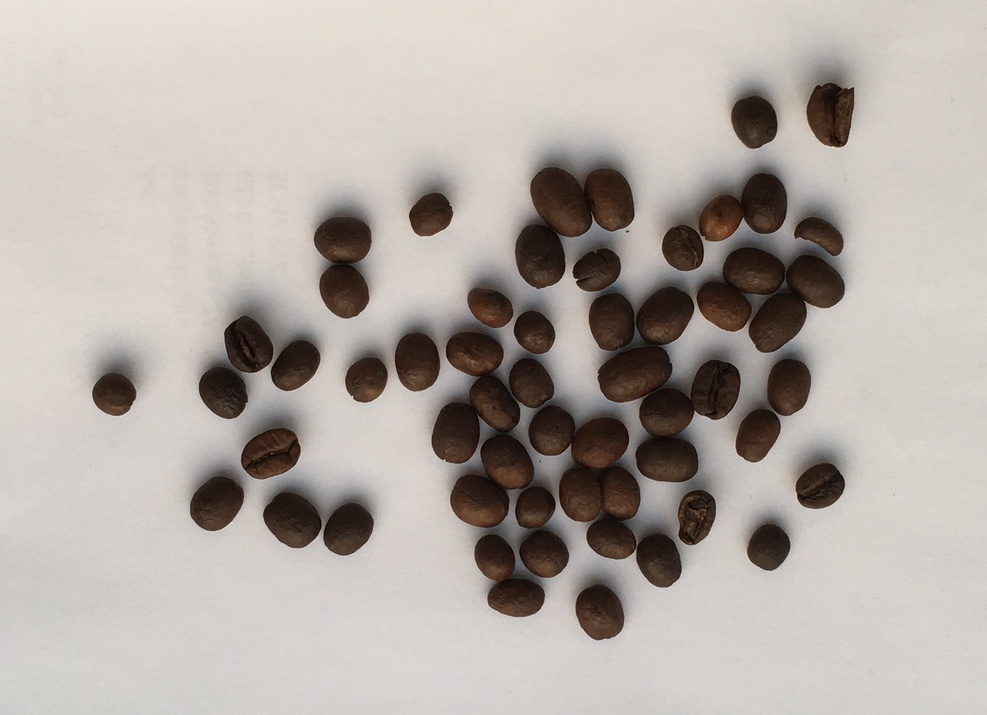
#> input picture exercises/release/exercise08/data/IMG_4272.JPG, 987 x 715 px, shrunk from 1870 x 1354 before the run
$ jupyter execute --allow-errors '04 Image analysis - bean counting.ipynb'   (older library calls are emulated)
#> lines starting #> are read from the running program, lines starting #| are printed output that depends on the picture
## Bean counting using connected components and more to do multiple object detection

Now we have an image of many coffee beans and we want to count the number of coffee beans in the image.

[cell 1]
import numpy as np
import matplotlib.pyplot as plt
import scipy.misc
from scipy import ndimage
import imageio

[cell 2]
im_rgb = imageio.imread('data/IMG_4272.JPG')
#> im_rgb is the input picture: shape (715, 987, 3); mean R, G, B 178.9, 171.7, 165.6
original_gray = im_rgb[:,:,1] # take green channel to make grayscale image
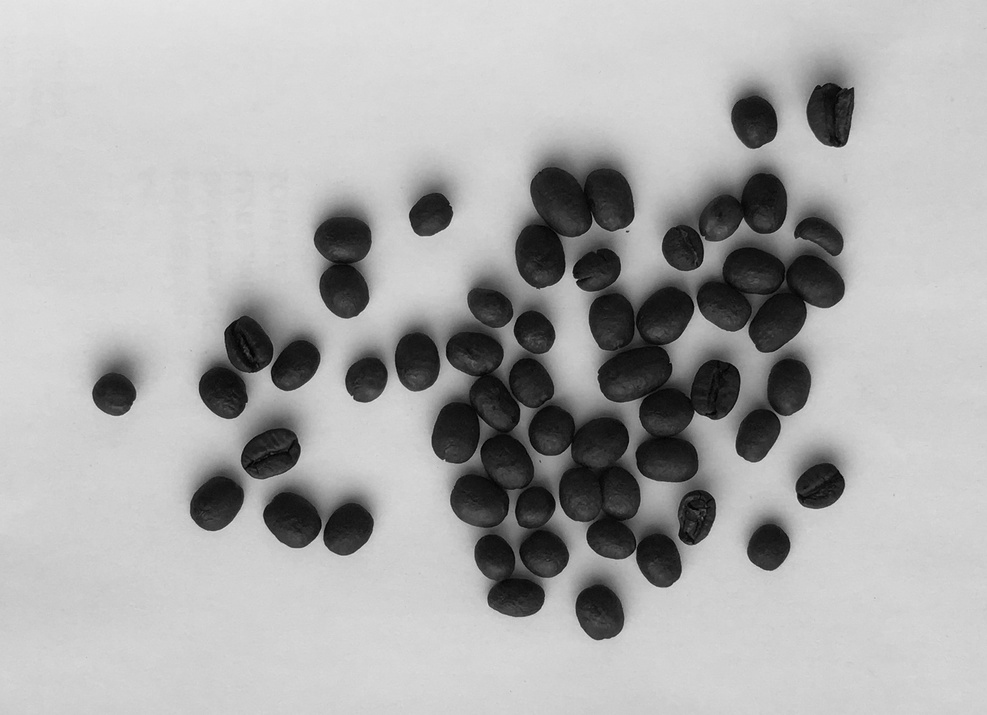
#> original_gray: shape (715, 987); min 0, max 230, mean 171.7

[cell 3]
plt.imshow(original_gray, cmap='gray')
plt.colorbar();
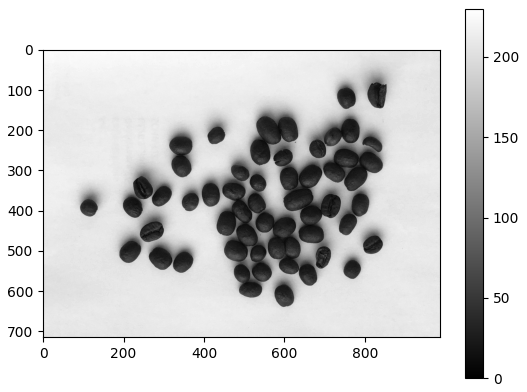
#> figure drawn by matplotlib, 2 panels

Let's view our image is pseudocolor. This will be helpful for getting absolute intensity values from the images.

[cell 4]
plt.imshow(original_gray, cmap='jet')
plt.colorbar();
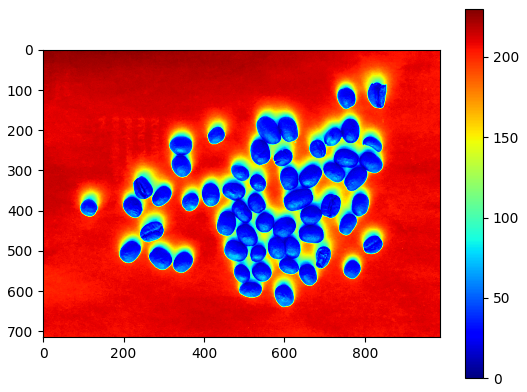
#> figure drawn by matplotlib, 2 panels

One thing we may notice are some very small details in the image which will not help us perform our bean counting task.

[cell 5]
im = ndimage.gaussian_filter(original_gray, sigma=10.0)
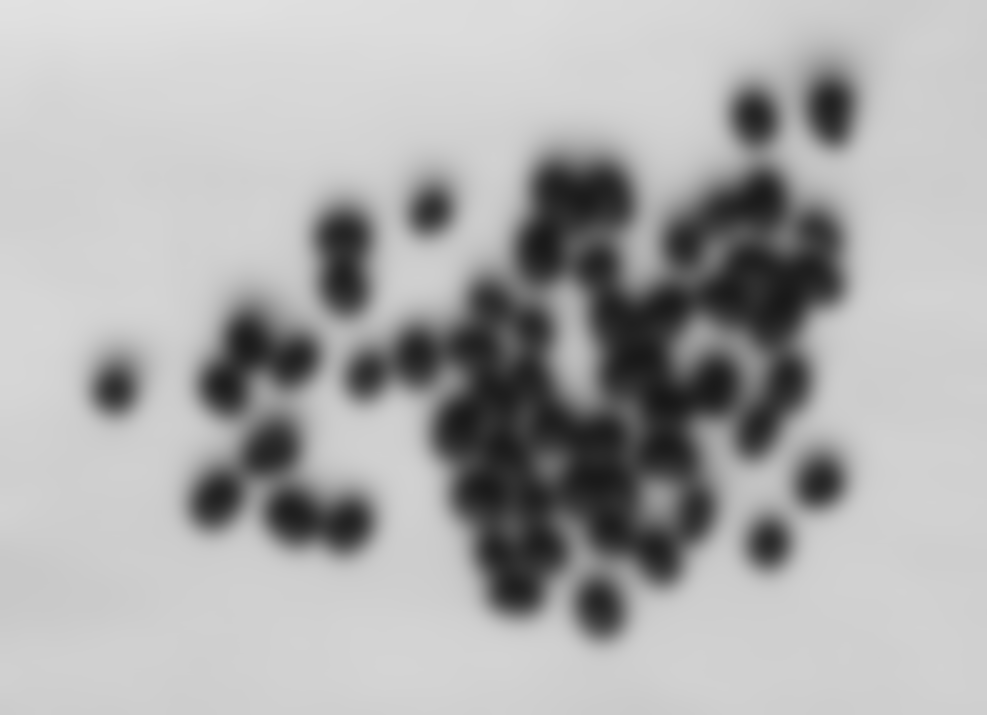
#> im: shape (715, 987); min 24, max 225, mean 170.7

[cell 6]
plt.imshow(im, cmap='jet')
plt.colorbar();
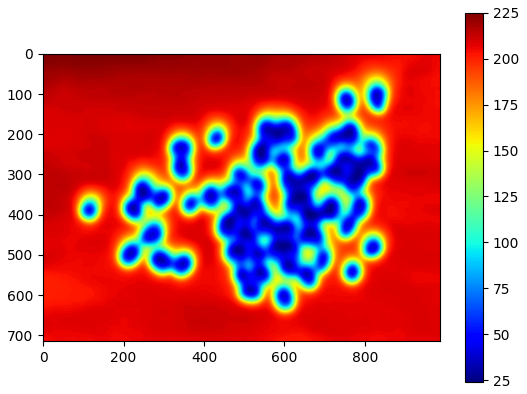
#> figure drawn by matplotlib, 2 panels
